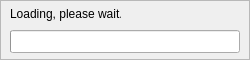
<?xml version="1.0" encoding="UTF-8"?>
<ui version="4.0">
 <class>ProgressBar</class>
 <widget class="QWidget" name="ProgressBar">
  <property name="geometry">
   <rect>
    <x>0</x>
    <y>0</y>
    <width>250</width>
    <height>60</height>
   </rect>
  </property>
  <property name="windowTitle">
   <string>Form</string>
  </property>
  <widget class="QFrame" name="frame_progressBar">
   <property name="enabled">
    <bool>true</bool>
   </property>
   <property name="geometry">
    <rect>
     <x>0</x>
     <y>0</y>
     <width>250</width>
     <height>60</height>
    </rect>
   </property>
   <property name="sizePolicy">
    <sizepolicy hsizetype="Fixed" vsizetype="Fixed">
     <horstretch>0</horstretch>
     <verstretch>0</verstretch>
    </sizepolicy>
   </property>
   <property name="minimumSize">
    <size>
     <width>250</width>
     <height>60</height>
    </size>
   </property>
   <property name="maximumSize">
    <size>
     <width>250</width>
     <height>60</height>
    </size>
   </property>
   <property name="autoFillBackground">
    <bool>true</bool>
   </property>
   <property name="frameShape">
    <enum>QFrame::StyledPanel</enum>
   </property>
   <property name="frameShadow">
    <enum>QFrame::Raised</enum>
   </property>
   <widget class="QProgressBar" name="progressBar">
    <property name="enabled">
     <bool>true</bool>
    </property>
    <property name="geometry">
     <rect>
      <x>10</x>
      <y>30</y>
      <width>230</width>
      <height>23</height>
     </rect>
    </property>
    <property name="value">
     <number>0</number>
    </property>
    <property name="textVisible">
     <bool>false</bool>
    </property>
   </widget>
   <widget class="QLabel" name="label_Loading">
    <property name="geometry">
     <rect>
      <x>10</x>
      <y>6</y>
      <width>111</width>
      <height>16</height>
     </rect>
    </property>
    <property name="text">
     <string>Loading, please wait.</string>
    </property>
   </widget>
  </widget>
 </widget>
 <resources/>
 <connections/>
</ui>
